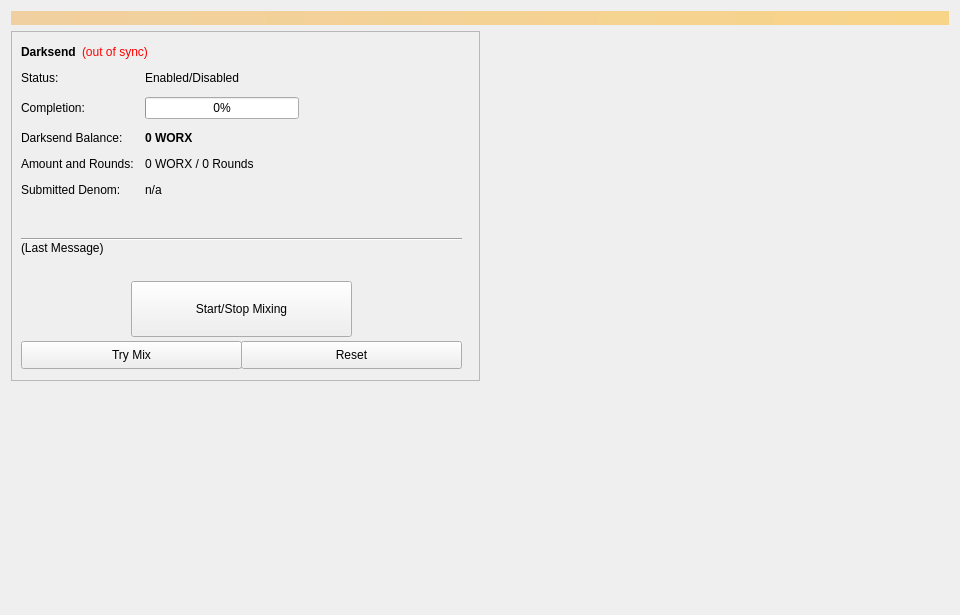
<?xml version="1.0" encoding="UTF-8"?>
<ui version="4.0">
 <class>Coinmix</class>
 <widget class="QWidget" name="Coinmix">
  <property name="geometry">
   <rect>
    <x>0</x>
    <y>0</y>
    <width>960</width>
    <height>615</height>
   </rect>
  </property>
  <property name="minimumSize">
   <size>
    <width>960</width>
    <height>0</height>
   </size>
  </property>
  <property name="windowTitle">
   <string>Form</string>
  </property>
  <layout class="QVBoxLayout" name="topLayout">
   <item>
    <widget class="QLabel" name="labelAlerts">
     <property name="visible">
      <bool>false</bool>
     </property>
     <property name="styleSheet">
      <string notr="true">background-color: qlineargradient(x1: 0, y1: 0, x2: 1, y2: 0, stop:0 #F0D0A0, stop:1 #F8D488); color:#000000;</string>
     </property>
     <property name="wordWrap">
      <bool>true</bool>
     </property>
     <property name="margin">
      <number>3</number>
     </property>
    </widget>
   </item>
   <item>
    <layout class="QHBoxLayout" name="horizontalLayout" stretch="1,1">
     <item>
      <layout class="QVBoxLayout" name="verticalLayout_2">
       <item>
        <widget class="QFrame" name="frameDarksend">
         <property name="minimumSize">
          <size>
           <width>0</width>
           <height>350</height>
          </size>
         </property>
         <property name="layoutDirection">
          <enum>Qt::LeftToRight</enum>
         </property>
         <property name="frameShape">
          <enum>QFrame::StyledPanel</enum>
         </property>
         <property name="frameShadow">
          <enum>QFrame::Raised</enum>
         </property>
         <widget class="QWidget" name="formLayoutWidget">
          <property name="geometry">
           <rect>
            <x>10</x>
            <y>40</y>
            <width>451</width>
            <height>161</height>
           </rect>
          </property>
          <layout class="QFormLayout" name="formLayout">
           <property name="fieldGrowthPolicy">
            <enum>QFormLayout::AllNonFixedFieldsGrow</enum>
           </property>
           <property name="horizontalSpacing">
            <number>11</number>
           </property>
           <property name="verticalSpacing">
            <number>12</number>
           </property>
           <item row="0" column="0">
            <widget class="QLabel" name="label_6">
             <property name="text">
              <string>Status:</string>
             </property>
            </widget>
           </item>
           <item row="1" column="0">
            <widget class="QLabel" name="label_7">
             <property name="text">
              <string>Completion:</string>
             </property>
            </widget>
           </item>
           <item row="1" column="1">
            <widget class="QProgressBar" name="DarksendProgress">
             <property name="maximumSize">
              <size>
               <width>154</width>
               <height>16777215</height>
              </size>
             </property>
             <property name="value">
              <number>0</number>
             </property>
            </widget>
           </item>
           <item row="2" column="0">
            <widget class="QLabel" name="labelAnonymizedText">
             <property name="text">
              <string>Darksend Balance:</string>
             </property>
            </widget>
           </item>
           <item row="2" column="1">
            <widget class="QLabel" name="labelAnonymized">
             <property name="font">
              <font>
               <weight>75</weight>
               <bold>true</bold>
              </font>
             </property>
             <property name="text">
              <string notr="true">0 WORX</string>
             </property>
            </widget>
           </item>
           <item row="3" column="0">
            <widget class="QLabel" name="label_8">
             <property name="text">
              <string>Amount and Rounds:</string>
             </property>
            </widget>
           </item>
           <item row="3" column="1">
            <widget class="QLabel" name="labelAmountRounds">
             <property name="text">
              <string>0 WORX / 0 Rounds</string>
             </property>
            </widget>
           </item>
           <item row="4" column="0">
            <widget class="QLabel" name="label_9">
             <property name="text">
              <string>Submitted Denom:</string>
             </property>
            </widget>
           </item>
           <item row="4" column="1">
            <widget class="QLabel" name="labelSubmittedDenom">
             <property name="toolTip">
              <string>The denominations you submitted to the Masternode.&lt;br&gt;To mix, other users must submit the exact same denominations.</string>
             </property>
             <property name="text">
              <string>n/a</string>
             </property>
            </widget>
           </item>
           <item row="0" column="1">
            <widget class="QLabel" name="DarksendEnabled">
             <property name="text">
              <string>Enabled/Disabled</string>
             </property>
            </widget>
           </item>
          </layout>
         </widget>
         <widget class="QPushButton" name="runAutoDenom">
          <property name="geometry">
           <rect>
            <x>251</x>
            <y>17</y>
            <width>1</width>
            <height>1</height>
           </rect>
          </property>
          <property name="palette">
           <palette>
            <active>
             <colorrole role="WindowText">
              <brush brushstyle="SolidPattern">
               <color alpha="255">
                <red>0</red>
                <green>0</green>
                <blue>0</blue>
               </color>
              </brush>
             </colorrole>
             <colorrole role="Button">
              <brush brushstyle="SolidPattern">
               <color alpha="255">
                <red>239</red>
                <green>238</green>
                <blue>238</blue>
               </color>
              </brush>
             </colorrole>
             <colorrole role="Light">
              <brush brushstyle="SolidPattern">
               <color alpha="255">
                <red>255</red>
                <green>255</green>
                <blue>255</blue>
               </color>
              </brush>
             </colorrole>
             <colorrole role="Midlight">
              <brush brushstyle="SolidPattern">
               <color alpha="255">
                <red>247</red>
                <green>246</green>
                <blue>246</blue>
               </color>
              </brush>
             </colorrole>
             <colorrole role="Dark">
              <brush brushstyle="SolidPattern">
               <color alpha="255">
                <red>119</red>
                <green>119</green>
                <blue>119</blue>
               </color>
              </brush>
             </colorrole>
             <colorrole role="Mid">
              <brush brushstyle="SolidPattern">
               <color alpha="255">
                <red>159</red>
                <green>159</green>
                <blue>159</blue>
               </color>
              </brush>
             </colorrole>
             <colorrole role="Text">
              <brush brushstyle="SolidPattern">
               <color alpha="255">
                <red>0</red>
                <green>0</green>
                <blue>0</blue>
               </color>
              </brush>
             </colorrole>
             <colorrole role="BrightText">
              <brush brushstyle="SolidPattern">
               <color alpha="255">
                <red>255</red>
                <green>255</green>
                <blue>255</blue>
               </color>
              </brush>
             </colorrole>
             <colorrole role="ButtonText">
              <brush brushstyle="SolidPattern">
               <color alpha="255">
                <red>0</red>
                <green>0</green>
                <blue>0</blue>
               </color>
              </brush>
             </colorrole>
             <colorrole role="Base">
              <brush brushstyle="SolidPattern">
               <color alpha="255">
                <red>255</red>
                <green>255</green>
                <blue>255</blue>
               </color>
              </brush>
             </colorrole>
             <colorrole role="Window">
              <brush brushstyle="SolidPattern">
               <color alpha="255">
                <red>239</red>
                <green>238</green>
                <blue>238</blue>
               </color>
              </brush>
             </colorrole>
             <colorrole role="Shadow">
              <brush brushstyle="SolidPattern">
               <color alpha="255">
                <red>0</red>
                <green>0</green>
                <blue>0</blue>
               </color>
              </brush>
             </colorrole>
             <colorrole role="AlternateBase">
              <brush brushstyle="SolidPattern">
               <color alpha="255">
                <red>247</red>
                <green>246</green>
                <blue>246</blue>
               </color>
              </brush>
             </colorrole>
             <colorrole role="ToolTipBase">
              <brush brushstyle="SolidPattern">
               <color alpha="255">
                <red>255</red>
                <green>255</green>
                <blue>220</blue>
               </color>
              </brush>
             </colorrole>
             <colorrole role="ToolTipText">
              <brush brushstyle="SolidPattern">
               <color alpha="255">
                <red>0</red>
                <green>0</green>
                <blue>0</blue>
               </color>
              </brush>
             </colorrole>
            </active>
            <inactive>
             <colorrole role="WindowText">
              <brush brushstyle="SolidPattern">
               <color alpha="255">
                <red>0</red>
                <green>0</green>
                <blue>0</blue>
               </color>
              </brush>
             </colorrole>
             <colorrole role="Button">
              <brush brushstyle="SolidPattern">
               <color alpha="255">
                <red>239</red>
                <green>238</green>
                <blue>238</blue>
               </color>
              </brush>
             </colorrole>
             <colorrole role="Light">
              <brush brushstyle="SolidPattern">
               <color alpha="255">
                <red>255</red>
                <green>255</green>
                <blue>255</blue>
               </color>
              </brush>
             </colorrole>
             <colorrole role="Midlight">
              <brush brushstyle="SolidPattern">
               <color alpha="255">
                <red>247</red>
                <green>246</green>
                <blue>246</blue>
               </color>
              </brush>
             </colorrole>
             <colorrole role="Dark">
              <brush brushstyle="SolidPattern">
               <color alpha="255">
                <red>119</red>
                <green>119</green>
                <blue>119</blue>
               </color>
              </brush>
             </colorrole>
             <colorrole role="Mid">
              <brush brushstyle="SolidPattern">
               <color alpha="255">
                <red>159</red>
                <green>159</green>
                <blue>159</blue>
               </color>
              </brush>
             </colorrole>
             <colorrole role="Text">
              <brush brushstyle="SolidPattern">
               <color alpha="255">
                <red>0</red>
                <green>0</green>
                <blue>0</blue>
               </color>
              </brush>
             </colorrole>
             <colorrole role="BrightText">
              <brush brushstyle="SolidPattern">
               <color alpha="255">
                <red>255</red>
                <green>255</green>
                <blue>255</blue>
               </color>
              </brush>
             </colorrole>
             <colorrole role="ButtonText">
              <brush brushstyle="SolidPattern">
               <color alpha="255">
                <red>0</red>
                <green>0</green>
                <blue>0</blue>
               </color>
              </brush>
             </colorrole>
             <colorrole role="Base">
              <brush brushstyle="SolidPattern">
               <color alpha="255">
                <red>255</red>
                <green>255</green>
                <blue>255</blue>
               </color>
              </brush>
             </colorrole>
             <colorrole role="Window">
              <brush brushstyle="SolidPattern">
               <color alpha="255">
                <red>239</red>
                <green>238</green>
                <blue>238</blue>
               </color>
              </brush>
             </colorrole>
             <colorrole role="Shadow">
              <brush brushstyle="SolidPattern">
               <color alpha="255">
                <red>0</red>
                <green>0</green>
                <blue>0</blue>
               </color>
              </brush>
             </colorrole>
             <colorrole role="AlternateBase">
              <brush brushstyle="SolidPattern">
               <color alpha="255">
                <red>247</red>
                <green>246</green>
                <blue>246</blue>
               </color>
              </brush>
             </colorrole>
             <colorrole role="ToolTipBase">
              <brush brushstyle="SolidPattern">
               <color alpha="255">
                <red>255</red>
                <green>255</green>
                <blue>220</blue>
               </color>
              </brush>
             </colorrole>
             <colorrole role="ToolTipText">
              <brush brushstyle="SolidPattern">
               <color alpha="255">
                <red>0</red>
                <green>0</green>
                <blue>0</blue>
               </color>
              </brush>
             </colorrole>
            </inactive>
            <disabled>
             <colorrole role="WindowText">
              <brush brushstyle="SolidPattern">
               <color alpha="255">
                <red>119</red>
                <green>119</green>
                <blue>119</blue>
               </color>
              </brush>
             </colorrole>
             <colorrole role="Button">
              <brush brushstyle="SolidPattern">
               <color alpha="255">
                <red>239</red>
                <green>238</green>
                <blue>238</blue>
               </color>
              </brush>
             </colorrole>
             <colorrole role="Light">
              <brush brushstyle="SolidPattern">
               <color alpha="255">
                <red>255</red>
                <green>255</green>
                <blue>255</blue>
               </color>
              </brush>
             </colorrole>
             <colorrole role="Midlight">
              <brush brushstyle="SolidPattern">
               <color alpha="255">
                <red>247</red>
                <green>246</green>
                <blue>246</blue>
               </color>
              </brush>
             </colorrole>
             <colorrole role="Dark">
              <brush brushstyle="SolidPattern">
               <color alpha="255">
                <red>119</red>
                <green>119</green>
                <blue>119</blue>
               </color>
              </brush>
             </colorrole>
             <colorrole role="Mid">
              <brush brushstyle="SolidPattern">
               <color alpha="255">
                <red>159</red>
                <green>159</green>
                <blue>159</blue>
               </color>
              </brush>
             </colorrole>
             <colorrole role="Text">
              <brush brushstyle="SolidPattern">
               <color alpha="255">
                <red>119</red>
                <green>119</green>
                <blue>119</blue>
               </color>
              </brush>
             </colorrole>
             <colorrole role="BrightText">
              <brush brushstyle="SolidPattern">
               <color alpha="255">
                <red>255</red>
                <green>255</green>
                <blue>255</blue>
               </color>
              </brush>
             </colorrole>
             <colorrole role="ButtonText">
              <brush brushstyle="SolidPattern">
               <color alpha="255">
                <red>119</red>
                <green>119</green>
                <blue>119</blue>
               </color>
              </brush>
             </colorrole>
             <colorrole role="Base">
              <brush brushstyle="SolidPattern">
               <color alpha="255">
                <red>239</red>
                <green>238</green>
                <blue>238</blue>
               </color>
              </brush>
             </colorrole>
             <colorrole role="Window">
              <brush brushstyle="SolidPattern">
               <color alpha="255">
                <red>239</red>
                <green>238</green>
                <blue>238</blue>
               </color>
              </brush>
             </colorrole>
             <colorrole role="Shadow">
              <brush brushstyle="SolidPattern">
               <color alpha="255">
                <red>0</red>
                <green>0</green>
                <blue>0</blue>
               </color>
              </brush>
             </colorrole>
             <colorrole role="AlternateBase">
              <brush brushstyle="SolidPattern">
               <color alpha="255">
                <red>239</red>
                <green>238</green>
                <blue>238</blue>
               </color>
              </brush>
             </colorrole>
             <colorrole role="ToolTipBase">
              <brush brushstyle="SolidPattern">
               <color alpha="255">
                <red>255</red>
                <green>255</green>
                <blue>220</blue>
               </color>
              </brush>
             </colorrole>
             <colorrole role="ToolTipText">
              <brush brushstyle="SolidPattern">
               <color alpha="255">
                <red>0</red>
                <green>0</green>
                <blue>0</blue>
               </color>
              </brush>
             </colorrole>
            </disabled>
           </palette>
          </property>
          <property name="focusPolicy">
           <enum>Qt::NoFocus</enum>
          </property>
          <property name="autoFillBackground">
           <bool>true</bool>
          </property>
          <property name="text">
           <string/>
          </property>
          <property name="flat">
           <bool>true</bool>
          </property>
         </widget>
         <widget class="QPushButton" name="toggleDarksend">
          <property name="geometry">
           <rect>
            <x>120</x>
            <y>250</y>
            <width>221</width>
            <height>56</height>
           </rect>
          </property>
          <property name="sizePolicy">
           <sizepolicy hsizetype="MinimumExpanding" vsizetype="Fixed">
            <horstretch>0</horstretch>
            <verstretch>0</verstretch>
           </sizepolicy>
          </property>
          <property name="text">
           <string>Start/Stop Mixing</string>
          </property>
         </widget>
         <widget class="Line" name="lineLastMessage">
          <property name="geometry">
           <rect>
            <x>10</x>
            <y>200</y>
            <width>441</width>
            <height>16</height>
           </rect>
          </property>
          <property name="orientation">
           <enum>Qt::Horizontal</enum>
          </property>
         </widget>
         <widget class="QLabel" name="DarksendStatus">
          <property name="geometry">
           <rect>
            <x>10</x>
            <y>210</y>
            <width>451</width>
            <height>43</height>
           </rect>
          </property>
          <property name="minimumSize">
           <size>
            <width>288</width>
            <height>43</height>
           </size>
          </property>
          <property name="text">
           <string>(Last Message)</string>
          </property>
          <property name="alignment">
           <set>Qt::AlignLeading|Qt::AlignLeft|Qt::AlignTop</set>
          </property>
          <property name="wordWrap">
           <bool>true</bool>
          </property>
         </widget>
         <widget class="QPushButton" name="DarksendAuto">
          <property name="geometry">
           <rect>
            <x>10</x>
            <y>310</y>
            <width>221</width>
            <height>28</height>
           </rect>
          </property>
          <property name="sizePolicy">
           <sizepolicy hsizetype="MinimumExpanding" vsizetype="Fixed">
            <horstretch>0</horstretch>
            <verstretch>0</verstretch>
           </sizepolicy>
          </property>
          <property name="toolTip">
           <string>Try to manually submit a Darksend request.</string>
          </property>
          <property name="text">
           <string>Try Mix</string>
          </property>
         </widget>
         <widget class="QPushButton" name="DarksendReset">
          <property name="geometry">
           <rect>
            <x>230</x>
            <y>310</y>
            <width>221</width>
            <height>28</height>
           </rect>
          </property>
          <property name="sizePolicy">
           <sizepolicy hsizetype="MinimumExpanding" vsizetype="Fixed">
            <horstretch>0</horstretch>
            <verstretch>0</verstretch>
           </sizepolicy>
          </property>
          <property name="toolTip">
           <string>Reset the current status of Darksend (can interrupt Darksend if it's in the process of Mixing, which can cost you money!)</string>
          </property>
          <property name="autoFillBackground">
           <bool>false</bool>
          </property>
          <property name="text">
           <string>Reset</string>
          </property>
         </widget>
         <widget class="QWidget" name="layoutWidget">
          <property name="geometry">
           <rect>
            <x>10</x>
            <y>10</y>
            <width>431</width>
            <height>22</height>
           </rect>
          </property>
          <layout class="QHBoxLayout" name="horizontalLayout_5">
           <item>
            <widget class="QLabel" name="label_2">
             <property name="font">
              <font>
               <weight>75</weight>
               <bold>true</bold>
              </font>
             </property>
             <property name="text">
              <string>Darksend</string>
             </property>
            </widget>
           </item>
           <item>
            <widget class="QLabel" name="labelDarksendSyncStatus">
             <property name="toolTip">
              <string>The displayed information may be out of date. Your wallet automatically synchronizes with the WORX network after a connection is established, but this process has not completed yet.</string>
             </property>
             <property name="styleSheet">
              <string notr="true">QLabel { color: red; }</string>
             </property>
             <property name="text">
              <string notr="true">(out of sync)</string>
             </property>
             <property name="alignment">
              <set>Qt::AlignLeading|Qt::AlignLeft|Qt::AlignVCenter</set>
             </property>
            </widget>
           </item>
           <item>
            <spacer name="horizontalSpacer_4">
             <property name="orientation">
              <enum>Qt::Horizontal</enum>
             </property>
             <property name="sizeHint" stdset="0">
              <size>
               <width>40</width>
               <height>20</height>
              </size>
             </property>
            </spacer>
           </item>
          </layout>
         </widget>
        </widget>
       </item>
       <item>
        <spacer name="verticalSpacer">
         <property name="orientation">
          <enum>Qt::Vertical</enum>
         </property>
         <property name="sizeHint" stdset="0">
          <size>
           <width>20</width>
           <height>40</height>
          </size>
         </property>
        </spacer>
       </item>
      </layout>
     </item>
     <item>
      <layout class="QVBoxLayout" name="verticalLayout_3">
       <item>
        <spacer name="verticalSpacer_2">
         <property name="orientation">
          <enum>Qt::Vertical</enum>
         </property>
         <property name="sizeType">
          <enum>QSizePolicy::Expanding</enum>
         </property>
         <property name="sizeHint" stdset="0">
          <size>
           <width>20</width>
           <height>40</height>
          </size>
         </property>
        </spacer>
       </item>
      </layout>
     </item>
    </layout>
   </item>
  </layout>
 </widget>
 <resources/>
 <connections/>
</ui>
